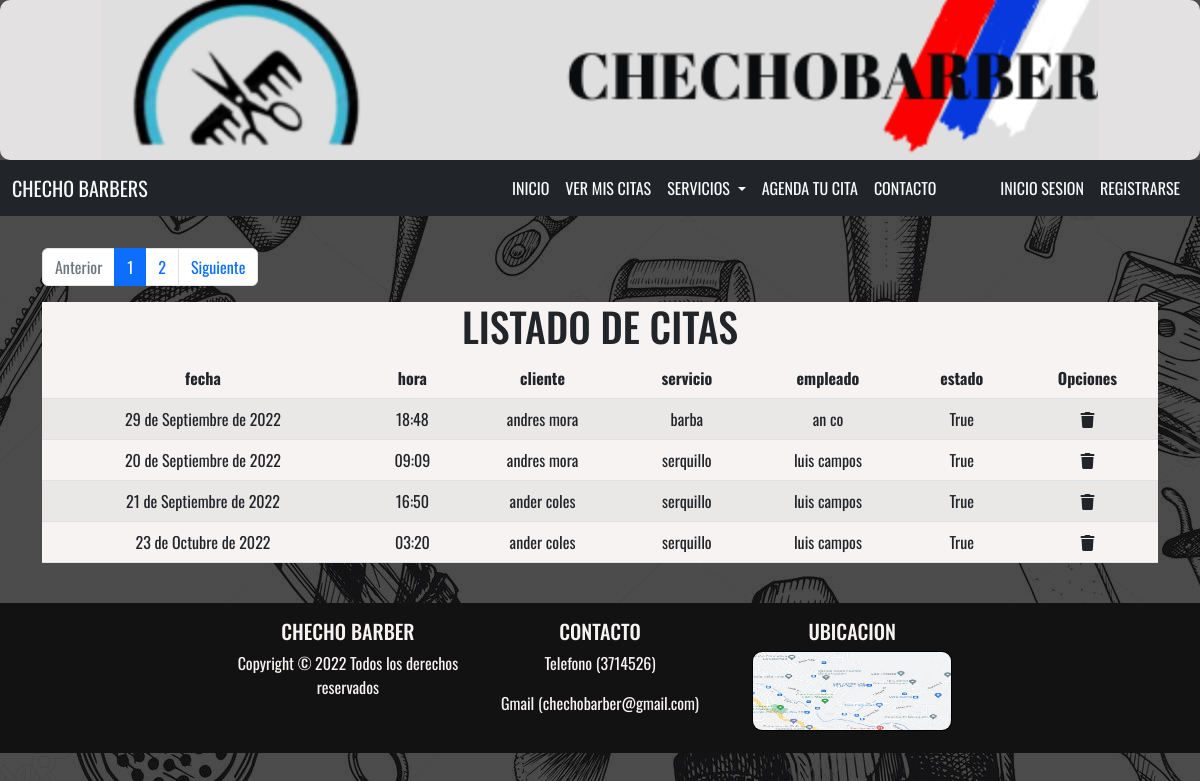
Screenshot of /listarCita/ with the database file from the repository.
### checho/models.py (models this page shows, shortened)
class Citas(models.Model):
    fecha=models.DateField(auto_now_add=False)
    hora=models.TimeField(auto_now_add=False)
    estado=models.BooleanField(default=True)
    cliente=models.ForeignKey(Clientes, on_delete=models.CASCADE,null=True)
    servicio=models.ForeignKey(Servicios, on_delete=models.CASCADE,null=True)
    empleado=models.ForeignKey(Empleados, on_delete=models.CASCADE,null=True)

class Clientes(models.Model):
    nombre=models.CharField(max_length=100)
    apellido=models.CharField(max_length=100)
    numeroTelefono=models.PositiveIntegerField()
    usuario=models.CharField(max_length=100)
    contraseña=models.CharField(max_length=100)
    rol=models.CharField(max_length=100,default="cliente")
    foto = models.ImageField(upload_to = 'checho/fotos', default = 'checho/fotos/default.png')
    def __str__(self) -> str:
        return f" {self.nombre} {self.apellido}  "

class Servicios(models.Model):
    nombreServicio=models.CharField(max_length=255)
    precio=models.PositiveIntegerField()
    def __str__(self) -> str:
        return self.nombreServicio

class Empleados(models.Model):
    nombre=models.CharField(max_length=100)
    apellido=models.CharField(max_length=100)
    numeroTelefono=models.PositiveIntegerField()
    usuario=models.CharField(max_length=100)
    contraseña=models.CharField(max_length=100)
    rol=models.CharField(max_length=100,default="empleado")
    administrador=models.ForeignKey(Administradores,on_delete=models.CASCADE,null=True)
    foto = models.ImageField(upload_to = 'checho/fotos', default = 'checho/fotos/default.png')
    def __str__(self) -> str:
        return f" {self.nombre} {self.apellido}  "

### checho/views.py (the view)
# urls.py: path('listarCita/', views.listarCita,name='listarCita'),
def listarCita(request):
    q=Citas.objects.all()
    pag = Paginator(q, 4)   #cinco registros por página
    page_number = request.GET.get('page')
    q = pag.get_page(page_number)
    contexto = {'page_obj': q}
    return render(request, 'citas/listarCita.html',contexto)

### checho/templates/citas/listarCita.html (shortened to what this page needs)
{% extends 'bases/base.html' %}
{%block content %}
{% if page_obj %}
<div id="listar">
    <section class="container ">
        <div >
            <nav aria-label="...">
                <ul class="pagination">
                    <li class="page-item {% if not page_obj.has_previous %}disabled{% endif %}">
                        <a class="page-link" {% if page_obj.has_previous %} href="?page={{ page_obj.previous_page_number }}" {% endif %}>Anterior</a>
                    </li>
                    {% for i in "x"|rjust:page_obj.paginator.num_pages|make_list %}
                        <li class="page-item {% if forloop.counter == page_obj.number %}active{% endif %}" aria-current="page">
                            <a class="page-link" href="?page={{ forloop.counter }}">{{ forloop.counter }}</a>
                        </li>
                    {% endfor %}
                    <li class="page-item {% if not page_obj.has_next %}disabled{% endif %}">
                        <a class="page-link" {% if page_obj.has_next %}href="?page={{ page_obj.next_page_number }}"{% endif %}>Siguiente</a>
                    </li>
                </ul>
            </nav>
            <div id="listarServicios">
                <h1>LISTADO DE CITAS</h1>
                <table class="table table-striped">
                    <thead>
                        <tr>
                            <th>fecha</th>
                            <th>hora</th>
                            <th>cliente</th>
                            <th>servicio</th>
                            <th>empleado</th>
                            <th>estado</th>
                            <th>Opciones</th>
                        </tr>
                    </thead>
                    <tbody>
                        {% for i in page_obj %}
                        <tr>
                            <td>{{i.fecha}}</td>
                            <td>{{i.hora}}</td>
                            <td>{{i.cliente}}</td>
                            <td>{{i.servicio}}</td>
                            <td>{{i.empleado}}</td>
                            <td>{{i.estado}}</td>
                            <td><a onclick="validar('{% url 'checho:eliminarCita' i.id %}')"><i
                                        class="fa-solid fa-trash"> </i></a></td>
                        </tr>
                        {% endfor %}
                    </tbody>
                </table>
            </div>
        </div>
    </section><br>
</div>
{% else %}
<h1>No hay datos</h1>
{% endif %}
{% endblock %}

### checho/templates/bases/base.html (shortened to what this page needs)
{%load static%}
<!DOCTYPE html>
<html lang="en">
<head>
    <link rel="stylesheet" href="https://cdnjs.cloudflare.com/ajax/libs/font-awesome/6.2.0/css/all.min.css"
 />
    <link rel="stylesheet" href="{% static 'bootstrap/css/bootstrap.min.css'%}">
    <link rel="stylesheet" href="{% static 'css/style.css'%}">
</head>
<body>
    <header ></header>
    <nav class="navbar navbar-expand-lg bg-dark " style=" ">
        <div class="container-fluid">
            <div><a class="navbar-brand text-light hoverNav  " href="#">CHECHO BARBERS</a></div>
            <div>
                <div class="collapse navbar-collapse" id="navbarSupportedContent">
                    <ul class="navbar-nav me-auto mb-2 mb-lg-0">
                        <li class="nav-item">
                            <a class="nav-link active text-light hoverNav" aria-current="page"
                                href="{% url 'checho:index' %}">INICIO</a>
                        </li>
                        <li class="nav-item">
                            <a class="nav-link active text-light hoverNav" aria-current="page" href="#">VER MIS
                                CITAS</a>
                        </li>
                        <li class="nav-item dropdown text-light">
                            <a class="nav-link dropdown-toggle text-light hoverNav" href="#" role="button"
                                data-bs-toggle="dropdown" aria-expanded="false">
                                SERVICIOS
                            </a>
                        </li>
                        <li class="nav-item text-light">
                            <a class="nav-link text-light hoverNav" {% if request.session.logueo %}href="{% url 'checho:agendarCita' %}"
                            {% else %}onclick="alert('debes registrarte para continuar')"{% endif %} >AGENDA
                                TU CITA</a>
                        </li>
                        <li class="nav-item text-light me-5">
                            <a class="nav-link text-light hoverNav" href="#contacto">CONTACTO</a>
                        </li>
                        {% if request.session.logueo %}
                        <li class="nav-item text-light">
                            <a class="nav-link text-light hoverNav" href="{% url 'checho:cerraSesion' %}">CERRAR
                                SESION</a>
                        </li>
                        {% else %}
                        <li class="nav-item text-light">
                            <a class="nav-link text-light hoverNav" href="{% url 'checho:login' %}">INICIO
                                SESION</a>
                        </li>
                        <li class="nav-item text-light">
                            <a class="nav-link text-light hoverNav"
                                href="{% url 'checho:registrarUser' %}">REGISTRARSE</a>
                        </li>
                        {% endif %}
                    </ul>
                </div>
            </div>
        </div>
    </nav>
    <main>{%block content %}{%endblock%}</main>
    <footer >
        <div class="row">
            <div class="col  col-sm-12 col-md-4 col-lg-4 col-xl-4 ">
                <h5>CHECHO BARBER</h5>
                <p>Copyright © 2022 Todos los derechos reservados</p>
            </div>
            <div class="col  col-sm-12 col-md-4 col-lg-4 col-xl-4">
                <h5 id="contacto">CONTACTO</h5>
                <p> Telefono (3714526)</p>
                <p>Gmail (chechobarber@gmail.com)</p>
            </div>
            <div class="col  col-sm-12 col-md-4 col-lg-4 col-xl-4">
                <h5>UBICACION</h5>
                <a target="_blank" href=""><img src="{% static 'img/maps.jpg' %}" alt="maps" id="im4"></a>
            </div>
        </div>
    </footer>
</body>
</html>

### checho/static/css/style.css (style rules this page uses)
body { background-image: linear-gradient(0deg, rgba(0, 0, 0, 0.7), rgb(0, 0, 0, 0.7)), url("../img/patron.jpg"); font-family: 'Oswald', sans-serif; }
#listar { text-align: center; margin-top:2em ; }
header { border-radius: 10px; background-color: rgb(221, 221, 220); background-image: url("../img/logo.png"); height: 20vh; background-size: 25% 100%; background-repeat: no-repeat; background-position-x: 50%; background-position-y: 5px; display: flex; align-items: center; -webkit-border-radius: 10px; -moz-border-radius: 10px; -ms-border-radius: 10px; -o-border-radius: 10px; }
img { border-radius: 10px; -webkit-border-radius: 10px; -moz-border-radius: 10px; -ms-border-radius: 10px; -o-border-radius: 10px; border: 1px solid black; }
@media screen and (min-width: 768px) { body { background-color: rgb(249, 242, 242) } }
@media screen and (min-width: 768px) { header { height: 20vh; background-image: url("../img/banner2.svg"); background-color: rgb(227, 225, 225); background-size: 83%; background-repeat: no-repeat; background-position-y: 60%; } }
footer { color: #f7f3f3; height: 150px; display: flex; justify-content: space-around; padding: 1em; text-align: center; background-color: rgb(19, 18, 18); }
#im4 { width: 200px; height: 80px; }
#listarServicios { background-color: #f7f3f3; }

### rows the page displays
Citas: fecha "29 de Septiembre de 2022", hora "18:48", cliente "andres mora", servicio "barba", empleado "an co", estado "True"
Citas: fecha "20 de Septiembre de 2022", hora "09:09", cliente "andres mora", servicio "serquillo", empleado "luis campos", estado "True"
Citas: fecha "21 de Septiembre de 2022", hora "16:50", cliente "ander coles", servicio "serquillo", empleado "luis campos", estado "True"
Citas: fecha "23 de Octubre de 2022", hora "03:20", cliente "ander coles", servicio "serquillo", empleado "luis campos", estado "True"
